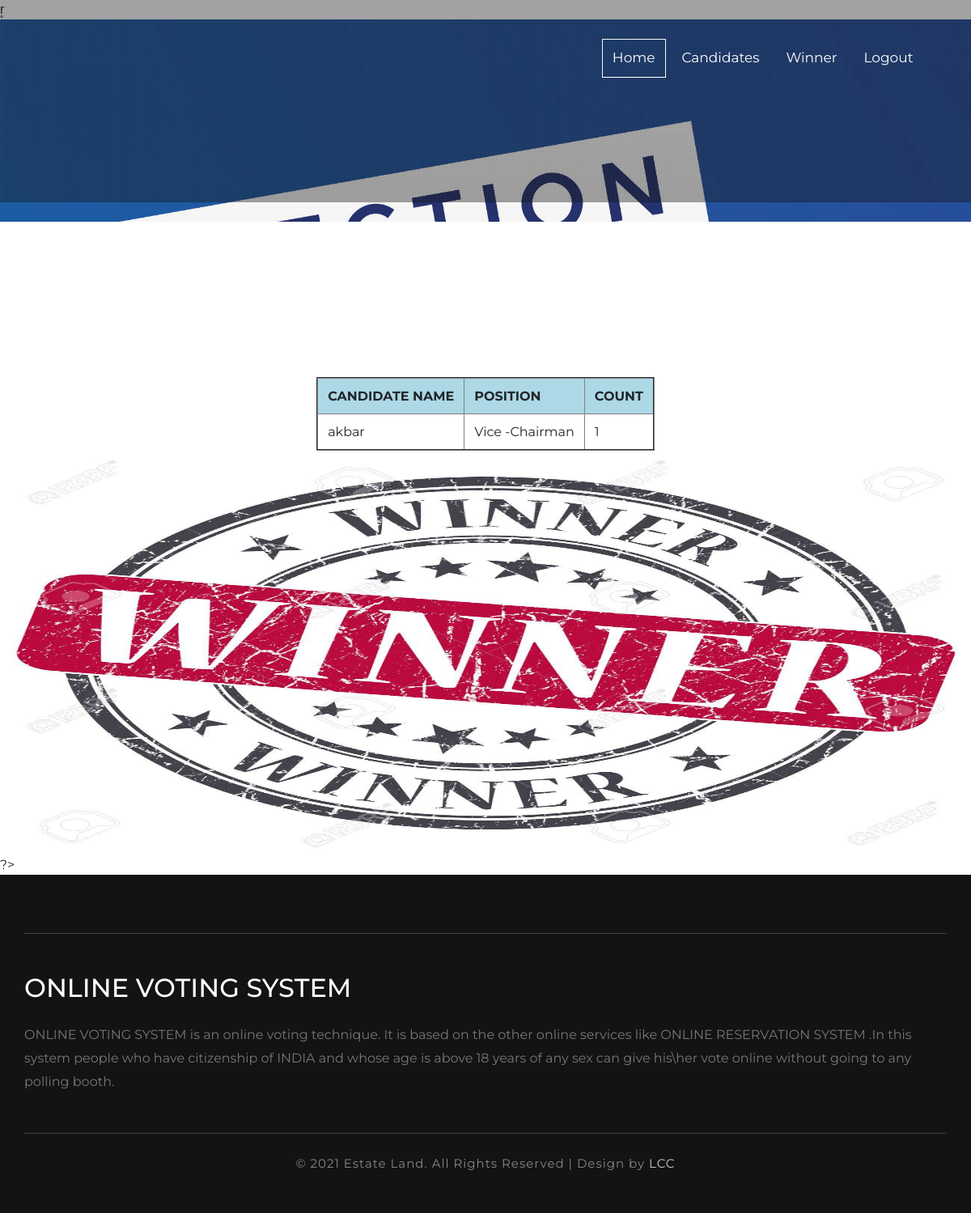
Page /candidate/result.php on the committed database.
### tables this page shows
CREATE TABLE `tblpolling` (
  `id` int(11) NOT NULL AUTO_INCREMENT,
  `eid` int(50) NOT NULL DEFAULT '0',
  `voterid` int(50) NOT NULL,
  `candid` int(50) NOT NULL,
  `status` varchar(50) DEFAULT 'notpulished',
  `vote_count` varchar(50) DEFAULT '0',
  PRIMARY KEY (`id`)
);

CREATE TABLE `tbl_candidate` (
  `candid` int(11) NOT NULL AUTO_INCREMENT,
  `name` varchar(50) NOT NULL,
  `age` int(50) NOT NULL,
  `dept` varchar(50) NOT NULL,
  `ename` varchar(50) NOT NULL,
  `contact` varchar(50) NOT NULL,
  `password` varchar(100) NOT NULL,
  `email` varchar(100) NOT NULL,
  `position` varchar(100) NOT NULL,
  PRIMARY KEY (`candid`)
);

### candidate/result.php (the view, shortened to what this page needs)
<?php
include 'candidatebase.php';
?>
<div style="text-align: center;">
    <table border='2' align="center">
        <tr>
        <th> CANDIDATE NAME </th>
        <th>POSITION</th>
        <th> COUNT </th>
        </tr>
        <?php
        include '../connection.php';
        $a = "SELECT  DISTINCT *,COUNT(tblpolling.candid) AS c FROM tblpolling JOIN tbl_candidate ON tblpolling.candid=tbl_candidate.candid WHERE tblpolling.`eid`=(SELECT MAX(eid) FROM tblpolling) GROUP BY tblpolling.candid";
        $qry = mysqli_query($conn, $a);
        while ($row = mysqli_fetch_array($qry)) {
        ?>
            <tr>
                <td>
                    <?php echo $row['name']; ?>
                </td>
                <td>
                    <?php echo $row['position']; ?>
                </td>
                <td>
                    <?php echo $row['c']; ?>
                </td>
            </tr>
        <?php
        }
        ?>
    </table>
</div>
<img src="images/winner.jpg" height="500" width="100" alt="" />
?>
<?php
include 'footer.php';
?>

### candidate/css/style.css (style rules this page uses)
body { padding:0; margin:0; background:#fff; position:relative; font-family: 'Montserrat', sans-serif; }
img { width:100%; }

### candidate/result.php (style rules this page uses)
th { padding: 12px; background-color: lightblue; }
td { padding: 12px; }

### rows in the picture
tblpolling: candid.name "akbar", candid.position "Vice -Chairman", c "1"
